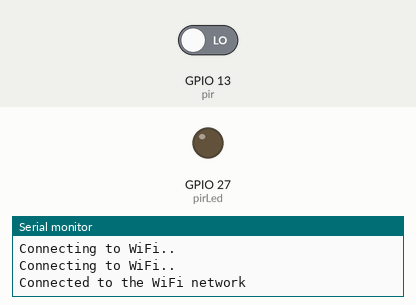
The sketch below on a simulated ESP32. On the bench: output pins drawn as LEDs (lit = HIGH), the last lines printed to the serial monitor. Inputs (shaded band) come from the test bench; at power-on: GPIO 13 (pir) LOW. WiFi joins after 1.5 s; servers stay silent unless stated; uploads are accepted with an empty reply.

Above: at 7.2 s.
7.3 s: GPIO 13 (pir) driven HIGH
At 7.9 s:
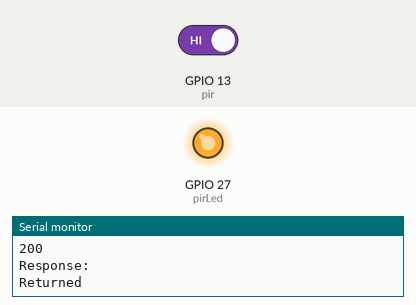
8.8 s: GPIO 13 (pir) driven LOW
At 10.2 s:
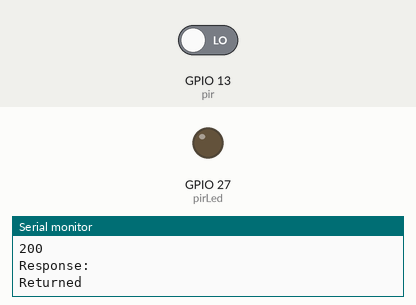
Timing chart, 0 to 11.8 s (numbered marks = the images above; inputs shaded):
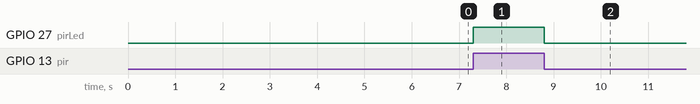

The sketch:

request-http.ino
```cpp
#include <WiFi.h>
#include <HTTPClient.h>

//const char* ssid = "DESKTOP-DELL";
//const char* password = "@0147969#Wifi";
const char* ssid = "iPhone de Andres";
const char* password = "pascocasa42";
//const String appUrl = "https://us-central1-iot-sensor-movimento.cloudfunctions.net";
const String appUrl = "http://7def700d.ngrok.io/iot-sensor-movimento/us-central1";
int pir = 13;
int pirLed = 27;
int acionamento;
bool isPresence = false;
String eventId = "0";

void setup() {
  pinMode(pir, INPUT);
  pinMode(pirLed, OUTPUT);
  Serial.begin(9600);
  // Serial.begin(115200);
  delay(4000);
  WiFi.begin(ssid, password);

  while (WiFi.status() != WL_CONNECTED) {
    delay(1000);
    Serial.println("Connecting to WiFi..");
  }

  Serial.println("Connected to the WiFi network");
}

void loop() {
  if ((WiFi.status() == WL_CONNECTED)) {

    acionamento = digitalRead(pir);

    if (acionamento == HIGH) {
      if (!isPresence) {
        Serial.println("START");
        digitalWrite(pirLed, HIGH);
        isPresence = true;
        long timeStart = millis();
        request(0, "start", timeStart);
      }
    } else {
      if (isPresence) {
        Serial.println("STOP");
        digitalWrite(pirLed, LOW);
        isPresence = false;
        long timeEnd = millis();
        request(0, "stop", timeEnd);
      }
    }

  }else{
    Serial.println("Error in WiFi connection");
  }
}

void request(int count, char* action, long timestamp) {
  HTTPClient http;
  String address = appUrl + "/iot?id=" + eventId + "&action=" + action + "&timestamp=" + timestamp;
  Serial.println("Sending request to " + address);
  http.begin(address);

  int httpResponseCode = http.GET();
  String response = http.getString();
  Serial.println(httpResponseCode);
  Serial.println("Response: " + response);

  if(count < 3) {
    if(httpResponseCode != 200){
      Serial.println("Error. Trying again...");
      request(count + 1, action, timestamp);
    } else {
      eventId = response;
      Serial.println("Returned");
    }
  } else {
    Serial.println("Error on send request.");
  }

  http.end();
}
```

Measured:
- after the input at 7.3 s, GPIO 27 (pirLed): LOW → HIGH at once
- after the input at 8.8 s, GPIO 27 (pirLed): HIGH → LOW at once
